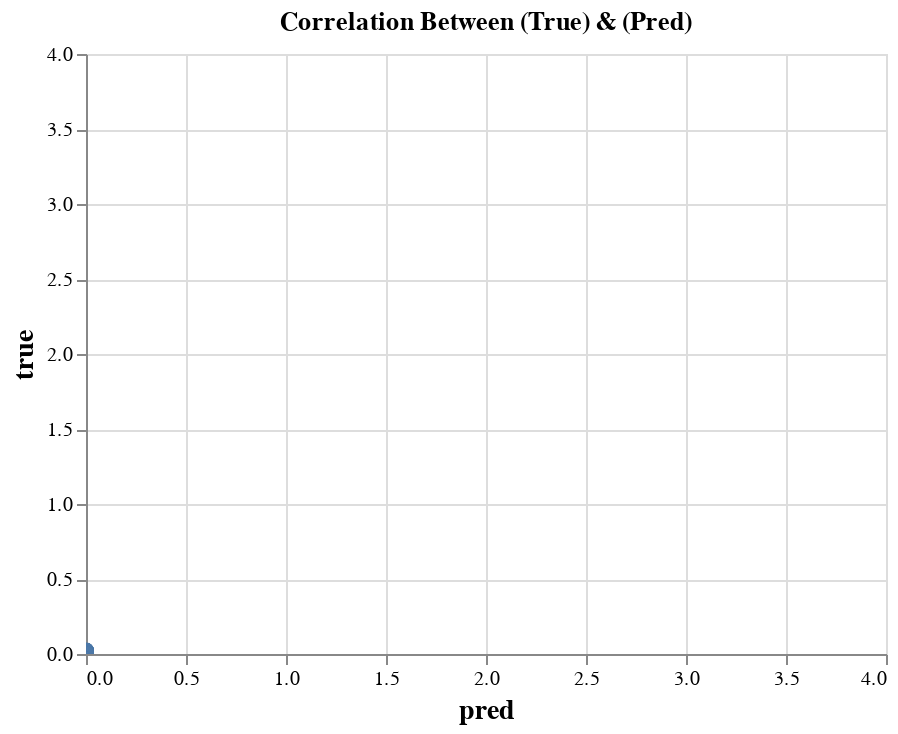

This figure's notebook cell:
### Code cell
visualizer.plot_correlation(df_predicted, x="pred", y="true", xlim=(0,4), ylim=(0,4))

### Figure 1 — Vega-Lite specification as saved in the notebook (floating-point values rounded to 4 significant figures; data arrays with more than 128 entries replaced by an {"elided": "..."} marker saying what was removed)
{"config": {"view": {"continuousWidth": 400, "continuousHeight": 300}}, "layer": [{"mark": {"type": "point", "opacity": 1}, "encoding": {"tooltip": [{"type": "quantitative", "field": "pred", "format": ".2f", "title": "pred"}, {"type": "quantitative", "field": "true", "format": ".2f", "title": "true"}], "x": {"type": "quantitative", "axis": {"labelAngle": 0, "labelFontSize": 10, "title": "pred", "titleFontSize": 14}, "field": "pred", "scale": {"domain": [0, 4]}}, "y": {"type": "quantitative", "axis": {"labelFontSize": 10, "title": "true", "titleFontSize": 14}, "field": "true", "scale": {"domain": [0, 4]}}}, "height": 300, "selection": {"selector003": {"type": "interval", "bind": "scales", "encodings": ["x", "y"]}}, "title": "Correlation Between (True) & (Pred)", "width": 400}, {"mark": {"type": "line", "color": "red"}, "encoding": {"tooltip": [{"type": "quantitative", "field": "pred", "format": ".2f", "title": "pred"}, {"type": "quantitative", "field": "true", "format": ".2f", "title": "true"}], "x": {"type": "quantitative", "axis": {"labelAngle": 0, "labelFontSize": 10, "title": "pred", "titleFontSize": 14}, "field": "pred", "scale": {"domain": [0, 4]}}, "y": {"type": "quantitative", "axis": {"labelFontSize": 10, "title": "true", "titleFontSize": 14}, "field": "true", "scale": {"domain": [0, 4]}}}, "height": 300, "title": "Correlation Between (True) & (Pred)", "transform": [{"on": "pred", "regression": "true"}], "width": 400}], "data": {"name": "data-1ad830228de73fcc418d00687d77d31f"}, "$schema": "https://vega.github.io/schema/vega-lite/v4.8.1.json", "datasets": {"data-1ad830228de73fcc418d00687d77d31f": {"elided": "2447 records"}}}
